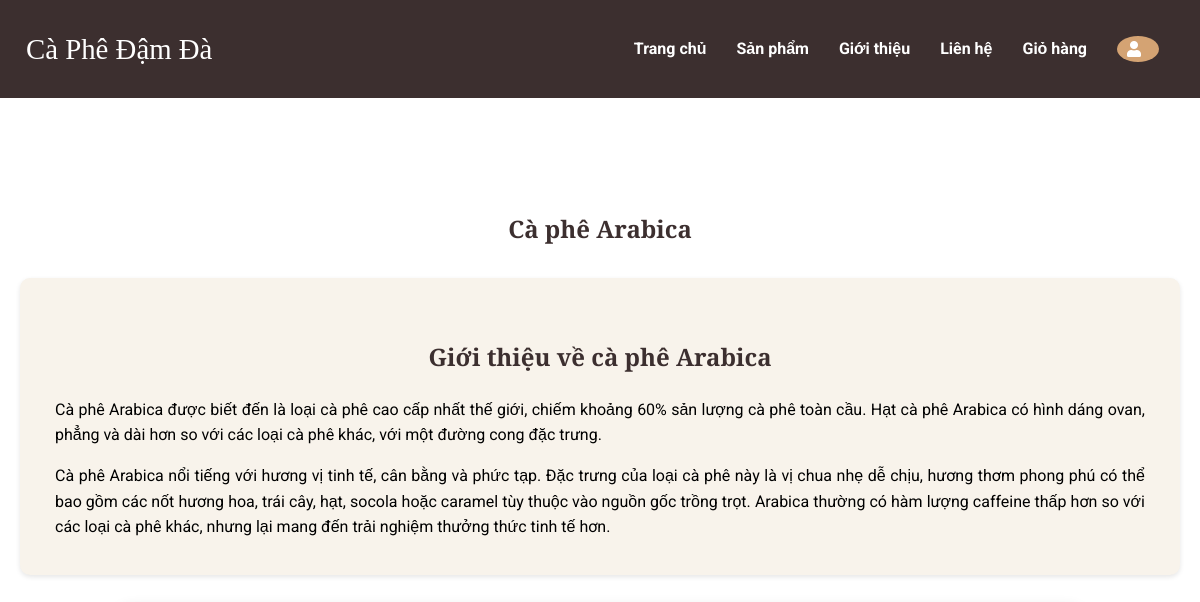
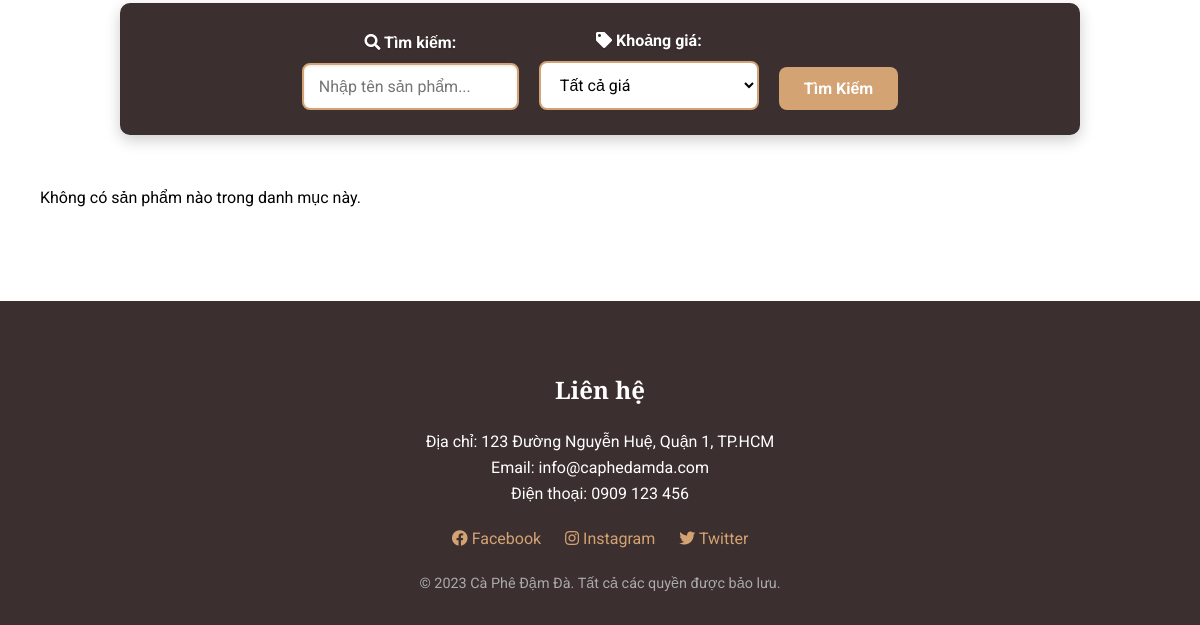
Before: /lab1/arabica.php with the older database file (2 pictures, top to bottom).
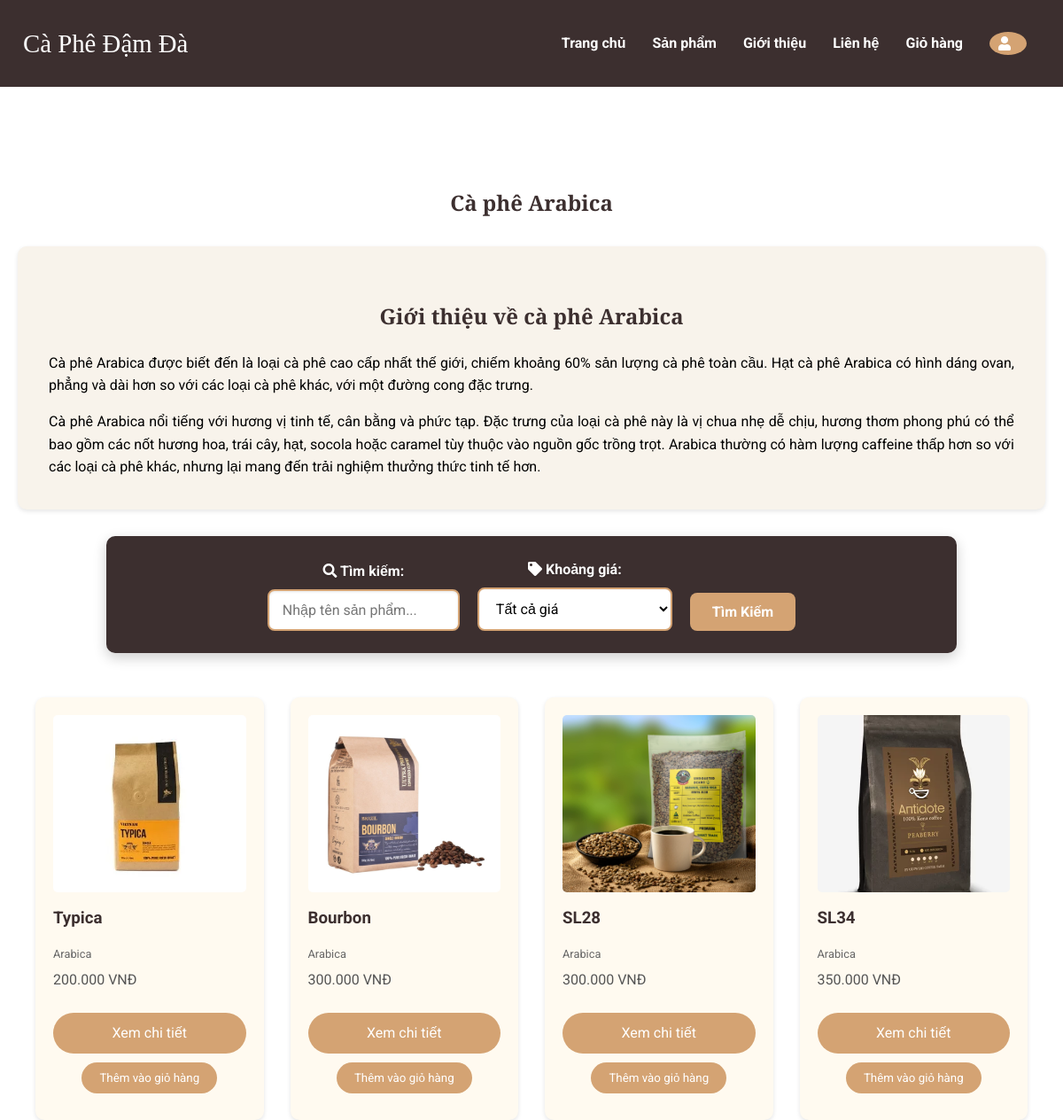
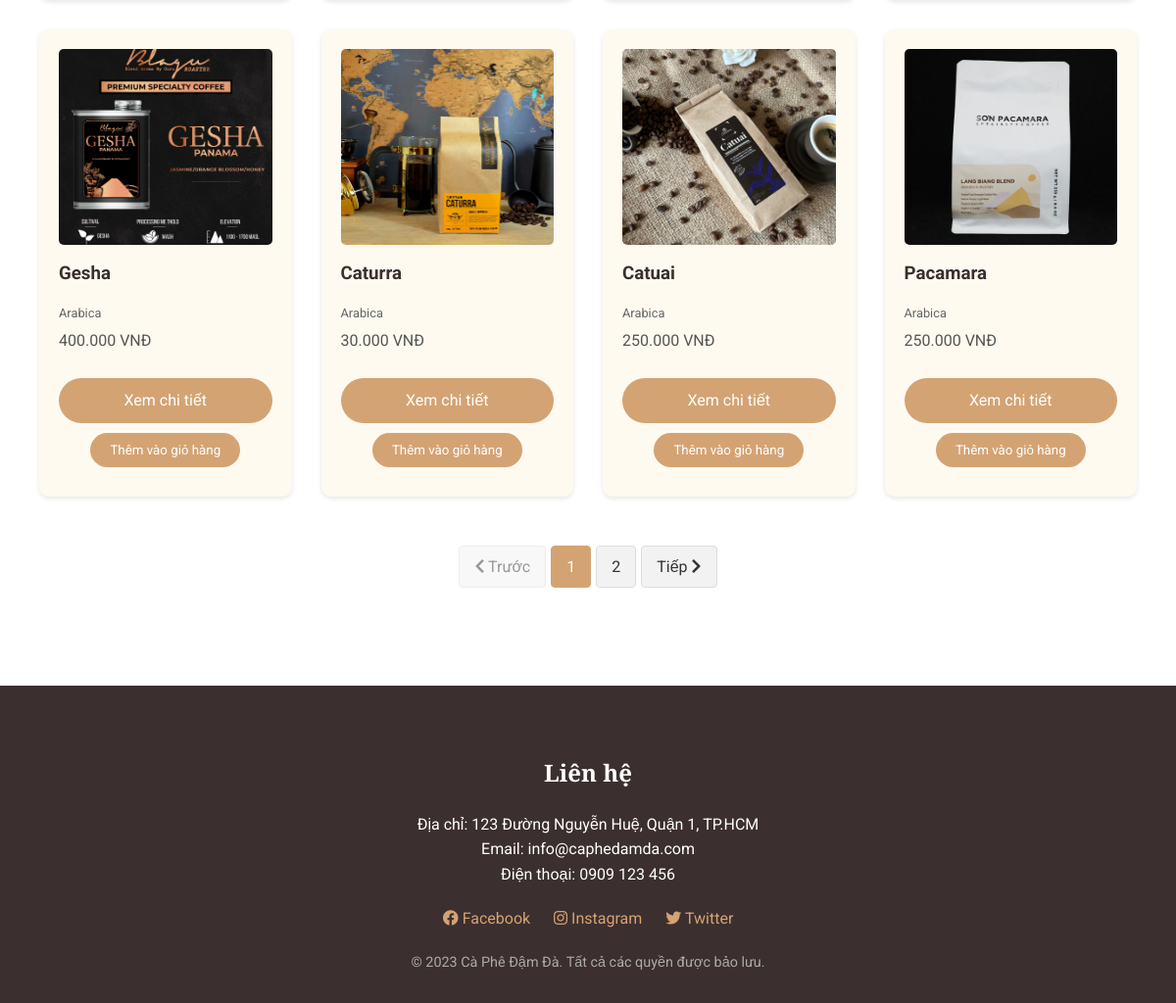
After: the same page with the newer database file (2 pictures, top to bottom).
### tables this page shows
CREATE TABLE `products` (
  `id` int(11) NOT NULL,
  `name` varchar(100) NOT NULL,
  `description` text DEFAULT NULL,
  `price` decimal(10,2) NOT NULL,
  `image` varchar(255) NOT NULL,
  `category_id` int(11) NOT NULL,
  `created_at` timestamp NOT NULL DEFAULT current_timestamp(),
  `active` tinyint(1) DEFAULT 1,
  `featured` tinyint(1) DEFAULT 0,
  `weight` varchar(50) DEFAULT NULL,
  `stock` int(11) DEFAULT 0
);

CREATE TABLE `categories` (
  `id` int(11) NOT NULL,
  `name` varchar(100) NOT NULL,
  `description` text DEFAULT NULL
);

### lab1/arabica.php (the view, shortened to what the changed rows need)
<?php
$servername = "localhost";
$username = "root";
$password = "";
$dbname = "lab1";
$conn = new mysqli($servername, $username, $password, $dbname);
$category_name = 'Arabica';
$cat_query = "SELECT id FROM categories WHERE name LIKE ?";
$cat_stmt = $conn->prepare($cat_query);
$search_param = "%$category_name%";
$cat_stmt->bind_param("s", $search_param);
$cat_stmt->execute();
$cat_result = $cat_stmt->get_result();
$categoryId = 1;
if ($cat_result && $cat_result->num_rows > 0) {
    $categoryId = $cat_result->fetch_assoc()['id'];
}
$productsPerPage = 8;
$page = isset($_GET['page']) ? (int)$_GET['page'] : 1;
$offset = ($page - 1) * $productsPerPage;
$countQuery = "SELECT COUNT(*) as total FROM products WHERE category_id = ? AND active = 1";
$countStmt = $conn->prepare($countQuery);
$countStmt->bind_param("i", $categoryId);
$countStmt->execute();
$countResult = $countStmt->get_result();
$totalProducts = $countResult->fetch_assoc()['total'];
$totalPages = ceil($totalProducts / $productsPerPage);
$sql = "SELECT p.*, c.name as category_name
        FROM products p
        LEFT JOIN categories c ON p.category_id = c.id
        WHERE p.category_id = ? AND p.active = 1
        ORDER BY p.id ASC
        LIMIT ? OFFSET ?";
$stmt = $conn->prepare($sql);
$stmt->bind_param("iii", $categoryId, $productsPerPage, $offset);
$stmt->execute();
$result = $stmt->get_result();
$products = [];
if ($result->num_rows > 0) {
    while ($row = $result->fetch_assoc()) {
        $products[] = $row;
    }
}
?>
<!DOCTYPE html>
<html lang="vi">
<head>
    <link rel="stylesheet" href="css/search-form.css">
    <link rel="stylesheet" href="https://cdnjs.cloudflare.com/ajax/libs/font-awesome/5.15.4/css/all.min.css">
</head>
<body>
    <section class="products">
        <h1>Cà phê Arabica</h1>
        <div class="info-section">
            <h2>Giới thiệu về cà phê Arabica</h2>
        </div>
        <div class="product-grid">
            <?php
            if (count($products) > 0) {
                foreach ($products as $product) {
                    $imagePath = $product['image'];
                    echo "
                    <div class='product-card'>
                        <img src='" . htmlspecialchars($imagePath) . "' alt='" . htmlspecialchars($product['name']) . "' onerror=\"this.src='images/default-product.jpg'\">
                        <h3>" . htmlspecialchars($product['name']) . "</h3>";
                    if (isset($product['category_name']) && !empty($product['category_name'])) {
                        echo "<span style='font-size:0.8em; color:#666; display:block;margin-bottom:5px;'>" . htmlspecialchars($product['category_name']) . "</span>";
                    }
                    echo "<p class='price'>" . number_format($product['price'], 0, ',', '.') . " VNĐ</p>
                        <div class='product-actions'>
                            <a href='product-detail.php?id=" . $product['id'] . "' class='btn'>Xem chi tiết</a>
                            <button type='button' onclick='addToCart(" . $product['id'] . ", \"" . addslashes($product['name']) . "\", " . $product['price'] . ", \"" . addslashes($imagePath) . "\")' class='btn'>Thêm vào giỏ hàng</button>
                        </div>
                    </div>";
                }
            } else {
                echo "<p class='text-center'>Không có sản phẩm nào trong danh mục này.</p>";
            }
            ?>
        </div>
        <?php if ($totalPages > 1): ?>
        <div class="pagination">
            <?php if ($page > 1): ?>
            <a href="?page=<?php echo $page-1; ?>"><i class="fas fa-chevron-left"></i> Trước</a>
            <?php else: ?>
            <a class="disabled"><i class="fas fa-chevron-left"></i> Trước</a>
            <?php endif; ?>
            <?php
            for ($i = 1; $i <= $totalPages; $i++):
                $activeClass = ($i == $page) ? 'active' : '';
            ?>
            <a href="?page=<?php echo $i; ?>" class="<?php echo $activeClass; ?>"><?php echo $i; ?></a>
            <?php endfor; ?>
            <?php if ($page < $totalPages): ?>
            <a href="?page=<?php echo $page+1; ?>">Tiếp <i class="fas fa-chevron-right"></i></a>
            <?php else: ?>
            <a class="disabled">Tiếp <i class="fas fa-chevron-right"></i></a>
            <?php endif; ?>
        </div>
        <?php endif; ?>
    </section>
    <footer id="contact" style="background-color: #3c2f2f; color: white; padding: 30px 0; margin-top: 50px;">
        <div style="max-width: 1200px; margin: 0 auto; padding: 0 20px;">
            <h2 style="color: white; text-align: center; margin-bottom: 20px; font-family: 'Playfair Display', serif;">Liên hệ</h2>
        </div>
    </footer>
</body>
</html>

Changed rows visible on the page:
added products: image (picture), name "Typica", category.name "Arabica", price "200.000"
added products: image (picture), name "Bourbon", category.name "Arabica", price "300.000"
added products: image (picture), name "SL28", category.name "Arabica", price "300.000"
added products: image (picture), name "SL34", category.name "Arabica", price "350.000"
added products: image (picture), name "Gesha", category.name "Arabica", price "400.000"
added products: image (picture), name "Caturra", category.name "Arabica", price "30.000"
added products: image (picture), name "Catuai", category.name "Arabica", price "250.000"
added products: image (picture), name "Pacamara", category.name "Arabica", price "250.000"
Other visible differences:
text no longer shown: "Không có sản phẩm nào trong danh mục này."
text now shown: "Trước Tiếp"
new list line: "1"
new list line: "2"
